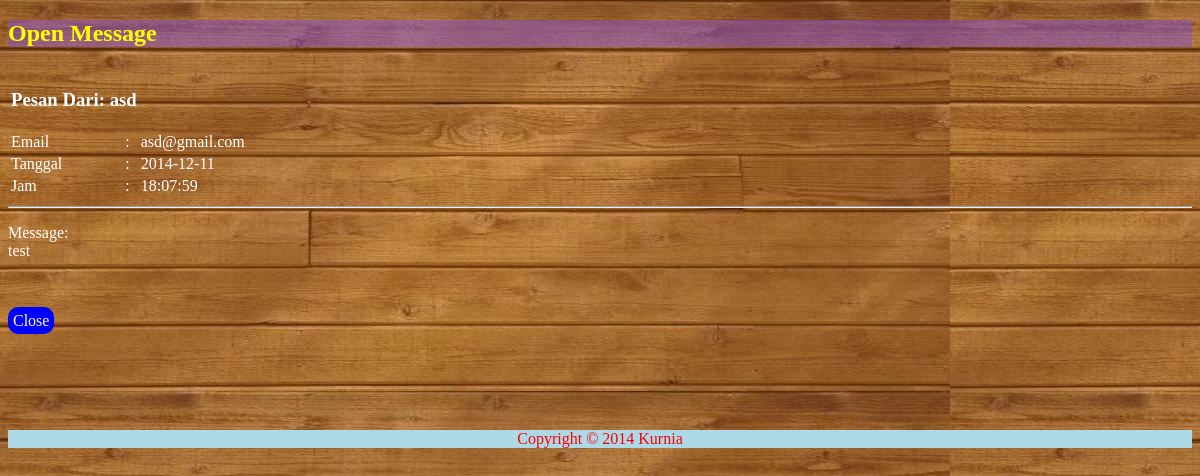
Screenshot of /open_message.php?ID=1 (signed in) with the database file from the repository.
### tables this page shows
CREATE TABLE IF NOT EXISTS `message` (
  `id` int(11) NOT NULL AUTO_INCREMENT,
  `nama` varchar(100) NOT NULL,
  `email` varchar(100) NOT NULL,
  `pesan` text NOT NULL,
  `tanggal` date NOT NULL,
  `waktu` time NOT NULL,
  PRIMARY KEY (`id`)
);

### open_message.php (the view, shortened to what this page needs)
<?php
	require_once("includes/db_connection.php");
		$b = $_SESSION['login'];
		$sql = "SELECT username FROM admins where username = '$b'";
		$hasil = mysqli_query($koneksi,$sql);
		if(mysqli_num_rows($hasil)==0){
			header("Location:login.php");
		}else{
			$baris = mysqli_fetch_assoc($hasil);
			if($_SESSION['login'] == $baris['username']){
?>
<?php
	$ID = $_GET['ID'];
	$sql = "SELECT * FROM message WHERE id = $ID";
	$result = mysqli_query($koneksi, $sql);
?>
<?php include("includes/layouts/header.php"); ?>
	<div id="bungkus_open_message">
		<div id="header">
			<h2>Open Message</h2>
		</div>
		<div id="konten_open_message">
			<?php $baris = mysqli_fetch_assoc($result)?>
			<table>
				<tr>
					<td colspan="2">
						<h3>Pesan Dari: <?php echo $baris['nama']; ?></h3>
					</td>
				</tr>
				<tr>
					<td> Email </td>
					<td> : </td>
					<td> <?php echo $baris['email']; ?> </td>
				</tr>
				<tr>
					<td> Tanggal </td>
					<td> : </td>
					<td> <?php echo $baris['tanggal']; ?> </td>
				</tr>
				<tr>
					<td> Jam </td>
					<td> : </td>
					<td> <?php echo $baris['waktu']; ?> </td>
				</tr>
			</table>
			<hr>
			<p>
				Message:<br />
				<?php echo $baris['pesan']; ?>
			</p>
			<br />
			<br />
			<a id="back" href="manage_message.php">Close</a>
		</div>
	</div>
<?php include("includes/layouts/footer.php"); ?>
<?php
	}
}
 ?>

### stylesheet/admin.css (style rules this page uses)
body { background:url('images/bg2.jpg'); height:100%; }
#header { width:100%; font-family:Comic Sans MS; background: rgba(133,79,200,0.5); color:yellow; }
#back { color:white; text-decoration:none; background:blue; border-radius:10px; padding:5px; -webkit-transition:all .7s ease-out; -moz-transition:all .7s ease-out; -ms-transition:all .7s ease-out; -o-transition:all .7s ease-out; transition:all .7s ease-out; }
#konten_open_message { color:white; }

### rows the page displays
message: nama "asd", email "asd@gmail.com", tanggal "2014-12-11", waktu "18:07:59", pesan "test"
